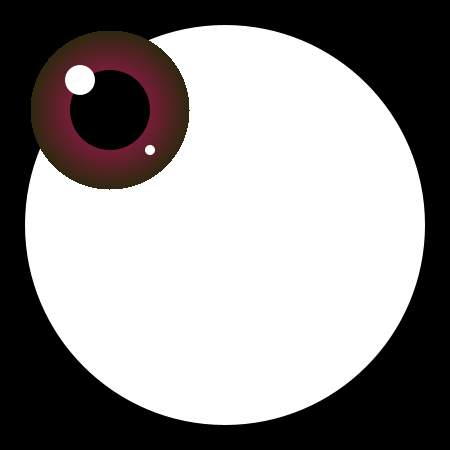
Frame 1 (no input)
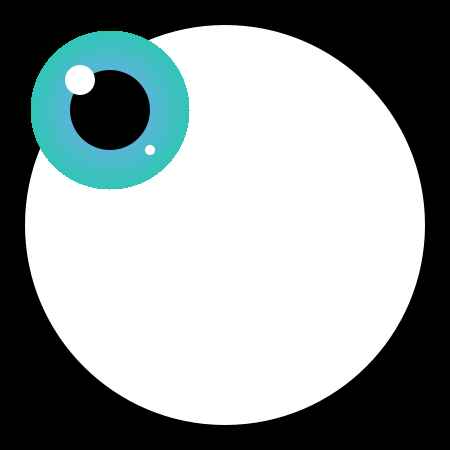
Frame 60 (the mouse pressed at the canvas centre just before this capture)
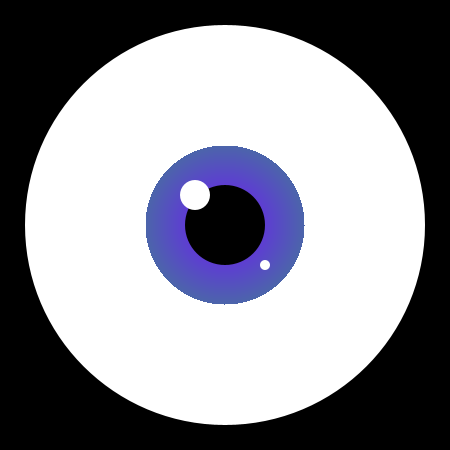
Frame 120 (the mouse held since frame 60 and released just before this capture)

The Processing sketch that drew these frames (run headless with seeded random() and noise(); from frame 60 on, the mouse is pressed at the canvas centre):

// Processing sketch: processing_50709
// ── processing_50709.pde

int irisX = width/2;
int irisY = width/2;
int columns = 1;
int radius = (80);

// incorporated radial gradient code from:
// http://processing.org/learning/basics/radialgradient.html
// makes the iris follow slowly but looks cool...
  
void setup(){
  size(450,450);
  background(0);
  smooth();
}

void draw(){
  noStroke();
  fill(255);
  ellipse(width/2,width/2, 400,400);
// vary x
  if (mouseX > (width/2)+110){
    irisX = mouseX-110;
  }
  if (mouseX < (width/2)-110){
      irisX = mouseX+110;
  }
  if (mouseX > (width/2)-110 && mouseX < (width/2)+110){
      irisX = width/2;
  }
// vary y 
  if (mouseY > (height/2)+110){
    irisY = mouseY-110;
  }
  if (mouseY < (height/2)-110){
      irisY = mouseY+110;
  }
  if (mouseY > (height/2)-110 && mouseY < (height/2)+110){
      irisY = height/2;
  }
  drawIris();
}

void drawIris(){
    background(0);
    fill(255);
    ellipse(width/2,width/2, 400,400);
    fill(0,255,0);
    // old iris code, non-gradient
    // ellipse(irisX,irisY,160,160);
    
      // slightly altered gradient code from reference
  for (int i=radius; i< width; i+=radius*2){
    for (int j =radius; j< height; j+=radius*2){
      createGradient(irisX, irisY, radius, 
      color(int(random(255)), int(random(255)), int(random(255))), 
      color(int(random(255)), int(random(255)), int(random(255))));
    }
  }
// draw details on iris
    fill(0);
    ellipse(irisX,irisY,80,80);
    fill(255);
    ellipse(irisX-30,irisY-30,30,30);
    ellipse(irisX+40,irisY+40,10,10);
}


// create gradient code from reference library

void createGradient (float x, float y, float radius, color c1, color c2){
  float px = 0, py = 0, angle = 0;

  // calculate differences between color components 
  float deltaR = red(c2)-red(c1);
  float deltaG = green(c2)-green(c1);
  float deltaB = blue(c2)-blue(c1);
  // hack to ensure there are no holes in gradient
  // needs to be increased, as radius increases
  float gapFiller = 8.0;

  for (int i=0; i< radius; i++){
    for (float j=0; j<360; j+=1.0/gapFiller){
      px = x+cos(radians(angle))*i;
      py = y+sin(radians(angle))*i;
      angle+=1.0/gapFiller;
      color c = color(
      (red(c1)+(i)*(deltaR/radius)),
      (green(c1)+(i)*(deltaG/radius)),
      (blue(c1)+(i)*(deltaB/radius)) 
        );
      set(int(px), int(py), c);      
    }
  }
  // adds smooth edge 
  // hack anti-aliasing
  noFill();
  strokeWeight(3);
  ellipse(x, y, radius*2, radius*2);
}
